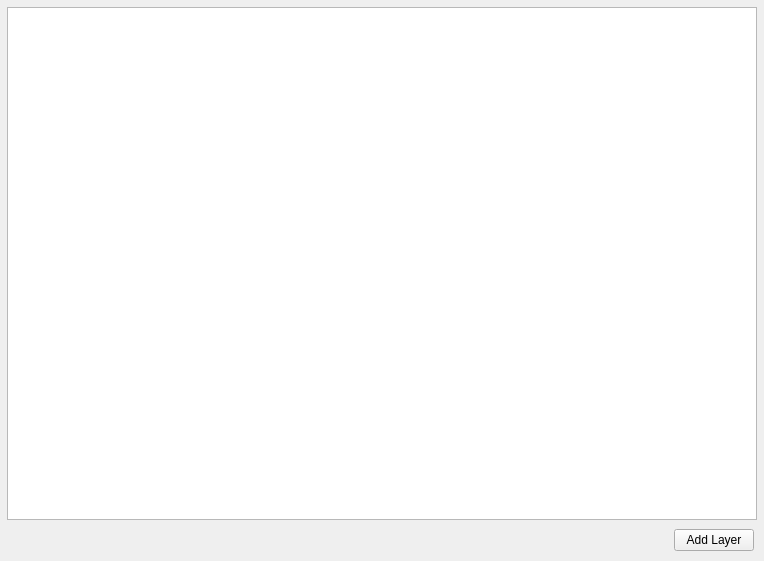
<?xml version="1.0" encoding="UTF-8"?>
<ui version="4.0">
 <class>Form</class>
 <widget class="QWidget" name="Form">
  <property name="geometry">
   <rect>
    <x>0</x>
    <y>0</y>
    <width>764</width>
    <height>561</height>
   </rect>
  </property>
  <property name="sizePolicy">
   <sizepolicy hsizetype="Expanding" vsizetype="Preferred">
    <horstretch>0</horstretch>
    <verstretch>0</verstretch>
   </sizepolicy>
  </property>
  <property name="minimumSize">
   <size>
    <width>600</width>
    <height>0</height>
   </size>
  </property>
  <property name="windowTitle">
   <string>Form</string>
  </property>
  <layout class="QVBoxLayout" name="verticalLayout_2">
   <property name="leftMargin">
    <number>1</number>
   </property>
   <property name="topMargin">
    <number>1</number>
   </property>
   <property name="rightMargin">
    <number>1</number>
   </property>
   <property name="bottomMargin">
    <number>1</number>
   </property>
   <item>
    <widget class="QWidget" name="widget" native="true">
     <property name="sizePolicy">
      <sizepolicy hsizetype="Expanding" vsizetype="Expanding">
       <horstretch>0</horstretch>
       <verstretch>0</verstretch>
      </sizepolicy>
     </property>
     <layout class="QVBoxLayout" name="verticalLayout_3">
      <property name="leftMargin">
       <number>1</number>
      </property>
      <property name="topMargin">
       <number>1</number>
      </property>
      <property name="rightMargin">
       <number>1</number>
      </property>
      <property name="bottomMargin">
       <number>1</number>
      </property>
      <item>
       <layout class="QVBoxLayout" name="verticalLayout">
        <property name="leftMargin">
         <number>5</number>
        </property>
        <property name="topMargin">
         <number>5</number>
        </property>
        <property name="rightMargin">
         <number>5</number>
        </property>
        <property name="bottomMargin">
         <number>5</number>
        </property>
        <item>
         <widget class="QListWidget" name="layersListWidget">
          <property name="acceptDrops">
           <bool>true</bool>
          </property>
          <property name="sizeAdjustPolicy">
           <enum>QAbstractScrollArea::AdjustToContents</enum>
          </property>
          <property name="editTriggers">
           <set>QAbstractItemView::NoEditTriggers</set>
          </property>
          <property name="dragEnabled">
           <bool>true</bool>
          </property>
          <property name="dragDropOverwriteMode">
           <bool>false</bool>
          </property>
          <property name="dragDropMode">
           <enum>QAbstractItemView::InternalMove</enum>
          </property>
          <property name="defaultDropAction">
           <enum>Qt::TargetMoveAction</enum>
          </property>
          <property name="alternatingRowColors">
           <bool>true</bool>
          </property>
          <property name="selectionMode">
           <enum>QAbstractItemView::SingleSelection</enum>
          </property>
          <property name="movement">
           <enum>QListView::Free</enum>
          </property>
          <property name="resizeMode">
           <enum>QListView::Adjust</enum>
          </property>
          <property name="layoutMode">
           <enum>QListView::SinglePass</enum>
          </property>
          <property name="spacing">
           <number>5</number>
          </property>
          <property name="uniformItemSizes">
           <bool>false</bool>
          </property>
          <property name="batchSize">
           <number>50</number>
          </property>
          <property name="selectionRectVisible">
           <bool>true</bool>
          </property>
          <property name="itemAlignment">
           <set>Qt::AlignHCenter</set>
          </property>
         </widget>
        </item>
        <item>
         <layout class="QHBoxLayout" name="horizontalLayout">
          <property name="topMargin">
           <number>3</number>
          </property>
          <property name="rightMargin">
           <number>3</number>
          </property>
          <property name="bottomMargin">
           <number>3</number>
          </property>
          <item>
           <spacer name="horizontalSpacer">
            <property name="orientation">
             <enum>Qt::Horizontal</enum>
            </property>
            <property name="sizeHint" stdset="0">
             <size>
              <width>40</width>
              <height>20</height>
             </size>
            </property>
           </spacer>
          </item>
          <item>
           <widget class="QPushButton" name="addLayerButton">
            <property name="sizePolicy">
             <sizepolicy hsizetype="Maximum" vsizetype="Maximum">
              <horstretch>0</horstretch>
              <verstretch>0</verstretch>
             </sizepolicy>
            </property>
            <property name="text">
             <string>Add Layer</string>
            </property>
           </widget>
          </item>
         </layout>
        </item>
       </layout>
      </item>
     </layout>
    </widget>
   </item>
  </layout>
 </widget>
 <resources/>
 <connections/>
</ui>
